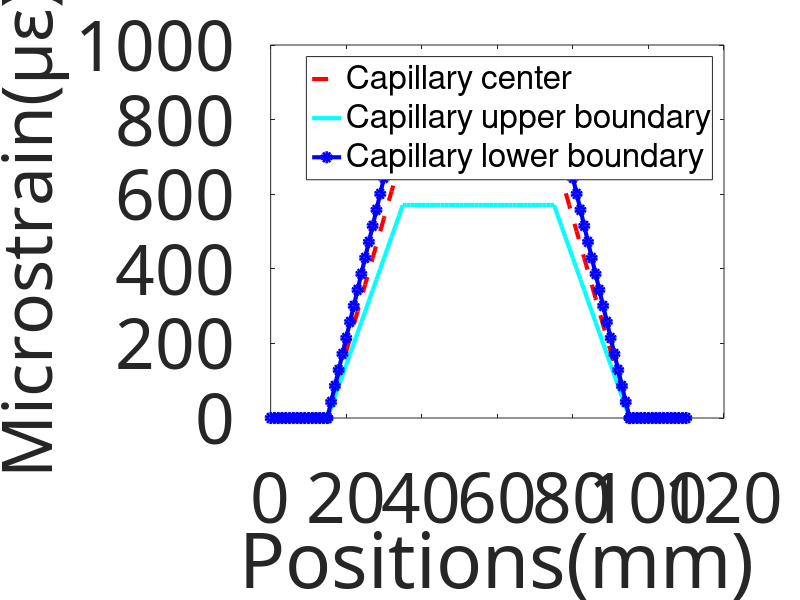

Reproduce this figure in MATLAB.
%ploting analytical results
E1=1.3;F=0.15;%elastic modulus and force
E2=1.8;
b=12;h=20%b is width and h is height of the specimen
%{
Znc=E1*h^2*b/[4*(E1*b*h+pi*r^2*(E2-E1))];
EIzz=E2*(pi*r^4/4+pi*r^2*Znc^2)+E1*[b*(h/2)^3/12-pi*r^4/4+Znc^2*(b*h/2-pi*r^2)]+E1*[b*(h/2)^3/12+(h/2-Znc)^2*b*h/2];
STRAIN=F*L*Znc*10^6/(2*EIzz)
%}

r=1;%radius is 1mm
Znc=E1*h^2*b/[4*(E1*b*h+pi*r^2*(E2-E1))];
EIzz=E2*(pi*r^4/4+pi*r^2*Znc^2)+E1*[b*(h/2)^3/12-pi*r^4/4+Znc^2*(b*h/2-pi*r^2)]+E1*[b*(h/2)^3/12+(h/2-Znc)^2*b*h/2];
x1=0:1:15;
y1=0+0*x1;
x2=15:1:35;
y2=(x2-15)*F*Znc*10^6/(2*EIzz);
y_2=(x2-15)*F*(Znc-r)*10^6/(2*EIzz);% the case that fibre is attached on upper edge
y_2_=(x2-15)*F*(Znc+r)*10^6/(2*EIzz);% the case that fibre is attached on lower edge
x3=35:1:75;
y3=20*F*Znc*10^6/(2*EIzz)+0*x3;
y_3=20*F*(Znc-r)*10^6/(2*EIzz)+0*x3;% the case that fibre is attached on upper edge
y_3_=20*F*(Znc+1)*10^6/(2*EIzz)+0*x3;% the case that fibre is attached on lower edge
x4=75:1:95;
y4=(95-x4)*F*Znc*10^6/(2*EIzz);
y_4=(95-x4)*F*(Znc-r)*10^6/(2*EIzz);% the case that fibre is attached on upper edge
y_4_=(95-x4)*F*(Znc+r)*10^6/(2*EIzz);% the case that fibre is attached on lower edge
x5=95:1:110;
y5=0+0*x5;
x=[x1 x2 x3 x4 x5];
y=[y1 y2 y3 y4 y5];
y_up=[y1 y_2 y_3 y_4 y5];
y_low=[y1 y_2_ y_3_ y_4_ y5];
plot(x,y,'--r','LineWidth',3);
hold on
plot(x,y_up,'-c','LineWidth',3);
hold on
plot(x,y_low,'-ob','LineWidth',3);


xlabel('Positions(mm)','FontName','SansSerif','Fontsize',50)
set(gca,'FontName','SansSerif','FontSize',50)
ylabel('Microstrain(\mu\epsilon)','FontName','SansSerif','Fontsize',50)
set(gca,'FontName','SansSerif','FontSize',50)
legend('Capillary center','Capillary upper boundary','Capillary lower boundary','FontSize',24)

%{
%% plotting strain measurement
hold on
sample1=importdata('30.txt');
sample1_1=sample1.data(2,920:1089);
x_axis=[0:0.6531:169*0.6531];
plot(x_axis,sample1_1);
%% plotting simulation results
simulation=xlsread('simulation_0.xlsx','xyToExcel','A1:B65');
simulation=[simulation(:,1),10^6.*simulation(:,2)];
X=simulation(:,1);
Y=simulation(:,2);
hold on
plot(X,Y)
%% updating the numerical and analytical model with the real fibre positions
Znc=E1*h^2*b/[4*(E1*b*h+pi*r^2*(E2-E1))]-0.3;
EIzz=E2*(pi*r^4/4+pi*r^2*Znc^2)+E1*[b*(h/2)^3/12-pi*r^4/4+Znc^2*(b*h/2-pi*r^2)]+E1*[b*(h/2)^3/12+(h/2-Znc)^2*b*h/2];
y_cs1=20*F*Znc*10^6/(2*EIzz);
x_cs1=40;
hold on;
scatter(x_cs1,y_cs1)

Znc=E1*h^2*b/[4*(E1*b*h+pi*r^2*(E2-E1))]-0.3;
EIzz=E2*(pi*r^4/4+pi*r^2*Znc^2)+E1*[b*(h/2)^3/12-pi*r^4/4+Znc^2*(b*h/2-pi*r^2)]+E1*[b*(h/2)^3/12+(h/2-Znc)^2*b*h/2];
y_cs2=20*F*Znc*10^6/(2*EIzz);
x_cs2=60;
hold on;
scatter(x_cs2,y_cs2)
%}
